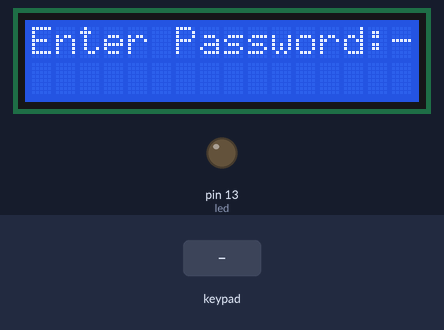
A sketch run on a simulated Arduino Uno, built with avr-gcc and run on an emulated ATmega328P. Parts: 16×2 character LCD, output pins drawn as LEDs (lit = HIGH). The test bench sets the inputs (shaded band).

Above: at 4.2 s.
4.3 s: keypad keys 2 5 8 0 A pressed 0.583 s apart
At 5.3 s:
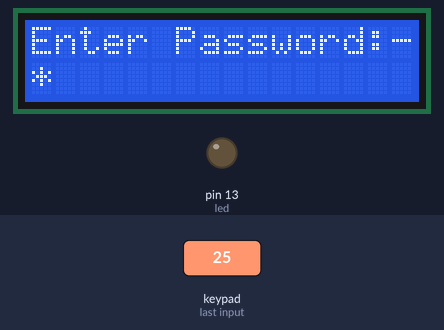
At 10.2 s:
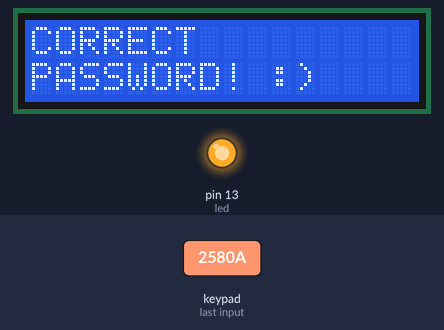
Timing chart, 0 to 21.4 s (numbered marks = the images above; inputs shaded):
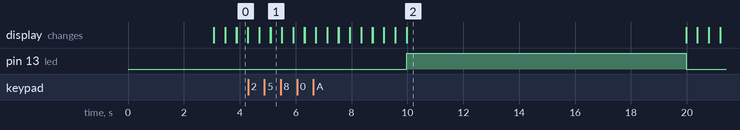

The sketch:

s2p1password_protected_lock.ino
```cpp
/*

Code by:
M.Hashir

This is a code for password protected digital lock

Hardware:
- Arduino
- 16x2 Character LCD
- 16 Male to female wires
- 1 pot
- 1 4x4 keypad
- 8 male to male wires

 Connections:

 LCD and Arduino
•	Connect pin 1 of LCD to GND of Arduino board.
•	Connect pin 2 of LCD to 5V of Arduino board.
•	Connect pin 3 of LCD to centre leg of pot. Connect one of the remaining legs of pot (potentiometer) to GND of Arduino and the third leg of pot to 5V of Arduino board.
•	Connect pin 4 of LCD to pin 12 of Arduino board.
•	Connect pin 5 of LCD to GND of Arduino board.
•	Connect pin 6 of LCD to pin 11of Arduino board.
•	Connect pin 11 of LCD to pin 5 of Arduino board.
•	Connect pin 12 of LCD to pin 4 of Arduino board.
•	Connect pin 13 of LCD to pin 3 of Arduino board.
•	Connect pin 14 of LCD to pin 2 of Arduino board.
•	Connect pin 15 of LCD to pin 5V of Arduino board.
•	Connect pin 16 of LCD to pin GND of Arduino.

 Keypad and Arduino
 * When keypad is facing towards you, connect pins of keypad to Arduino in the following sequence
    A0, A1, A2, A3, 6, 7, 8, 9

Note:
pin A5 and pin 11 of Arduino can be used as GND for this code.
 */


#define namount 48                  //do not edit this line

#include <LiquidCrystal.h>          //library file added
#include <Keypad.h>                 //library file added

int setpassword = 2580;             //THIS IS THE CORRECT PASSWORD

int RS = 12;                        //connect RS of LCD to this pin
int E = 10;                         //connect E of LCD to this pin
int D4 = 5;                        //connect D4 of LCD to this pin
int D5 = 4;                        //connect D5 of LCD to this pin
int D6 = 3;                        //connect D6 of LCD to this pin
int D7 = 2;                        //connect D7 of LCD to this pin

const byte ROWS = 4;                //four rows
const byte COLS = 4;                //three columns

char keys[ROWS][COLS] = {
  {'1', '2', '3', 'A'},             //row 1 of keypad
  {'4', '5', '6', 'B'},             //row 2 of keypad
  {'7', '8', '9', 'C'},             //row 3 of keypad
  {'*', '0', '#', 'D'}              //row 4 of keypad
};

byte rowPins[ROWS] = { A0,A1,A2,A3};     //connect to the row pinouts of the keypad -- left most 4 pins
byte colPins[COLS] = { 6,7,8,9 };    //connect to the column pinouts of the keypad  -- right most 4 pins


LiquidCrystal lcd(RS,E,D4,D5,D6,D7);
//rs, e, d4, d5, d6, d7


int led = 13;                       //we are using pin 13 led to indicate correct password
int password = 0;                   //do not edit this line
int gnd =A5;                        //we have made this pin GND
int gnd2 = 11;                      //we have made this pin GND

Keypad keypad = Keypad( makeKeymap(keys), rowPins, colPins, ROWS, COLS );
//rs, e, d4, d5, d6, d7
void setup() {
pinMode(led,OUTPUT);                //do not edit this line
pinMode(gnd,OUTPUT);                //do not edit this line
digitalWrite(gnd,LOW);              //do not edit this line
pinMode(gnd2,OUTPUT);               //do not edit this line
digitalWrite(gnd2,LOW);             //do not edit this line

lcd.begin(16,2);                    //16x2 LCD is used

lcd.print("Welcome! To the");       //Prints this msg first on 1st line
lcd.setCursor(0, 1);                //move to character 0 on line 1
lcd.print("Password Machine");      //print this msg
delay(3000);                        //wait
lcd.clear();                        //then clear your LCD

}


void loop() {
  char key = keypad.getKey();       //do not edit
  digitalWrite(led, LOW);           //by default, LED remains LOW
  lcd.setCursor(0, 0);              //move to character 0 on line 0
  lcd.print("Enter Password:- ");   //print this msg
  delay(400);                       //wait
  lcd.clear();                      //then clear lcd


  if ((key >= '0') && (key <= '9')) {
    password = password * 10 + key - namount;
    Serial.println(password);
  }

  if (password > 9999) {            //the lines following this comment run when password entered is of more than 4 digits
    password = 0;
    lcd.clear();
    lcd.setCursor(0, 0);
    lcd.print("Wrong passcode");
    delay(3000);
    lcd.clear();
  }

  lcd.setCursor(0, 1);              //do not edit

  if (password == 0) {              //do not edit
    lcd.print("    ");              //do not edit
  }
  else if (password <= 9) {         //do not edit
    lcd.print("*   ");              //do not edit
  }
  else if (password <= 99) {        //do not edit
    lcd.print("**  ");              //do not edit
  }
  else if (password <= 999) {       //do not edit
    lcd.print("*** ");              //do not edit
  }
  else {                            //do not edit
    lcd.print("****");              //do not edit
  }


  if (key == 'A') {                        //A is enter
    if (password == setpassword) {         //following lines run when correct password is entered
      lcd.clear();
      lcd.print("CORRECT");
      lcd.setCursor (0, 1);
      lcd.print("PASSWORD! :)");
digitalWrite(led,HIGH);                    //if password is correct turn on led
delay(10000);                              //wait for  10s
      password = 0;
digitalWrite(led,LOW);                     //turn OFF led

  }                                        //till here
    else {                                 //following lines run when wrong password is entered
    lcd.clear();                           //Donot edit this line
      lcd.setCursor(0, 0);                 //Donot edit this line
      lcd.print("Incorrect");              //Donot edit this line
      lcd.setCursor(0, 1);                 //Donot edit this line
      lcd.print("Password! :(");           //Donot edit this line
      password = 0;                        //Donot edit this line
      delay(1000);                         //Donot edit this line
      lcd.clear();                         //Donot edit this line
    }
  }

}
```

Measured:
- after the input at 4.3 s, pin 13 (led): LOW → HIGH after 5.7 s, → LOW 10.0 s later; the display: first differs from a run without the input after 0.80 s (image 1 shows a later state)
- what the display in image 0 shows lasts 0.4 s, from 3.9 s to 4.3 s
